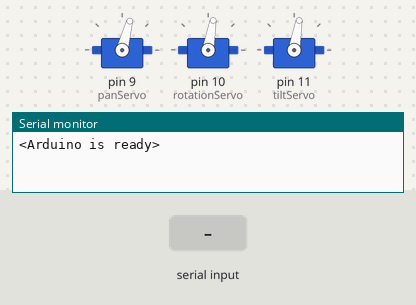
This sketch was run on a simulated Arduino Uno, built with avr-gcc and run on an emulated ATmega328P. Shown: 3 × servo, the last lines printed to the serial monitor. The test bench sets the inputs (shaded band).

Above: at 1.2 s.
1.3 s: "P90\n" received over Serial
At 2.2 s:
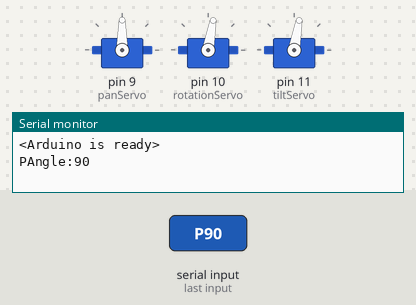
2.8 s: "R,45\n" received over Serial
At 3.4 s:
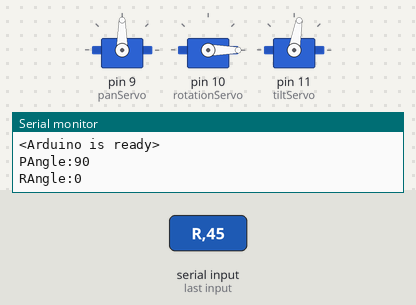
4.3 s: "T,45\n" received over Serial
At 5.5 s:
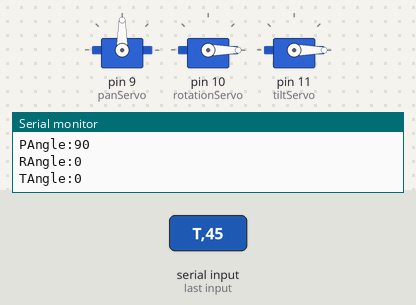
5.8 s: "P,45\n" received over Serial
At 6.8 s:
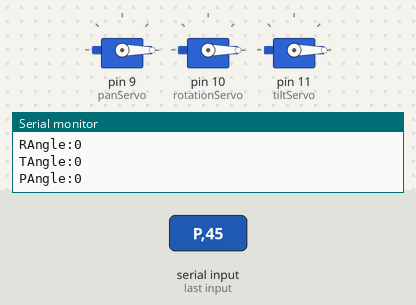
7.3 s: "R90\n" received over Serial
At 8.0 s:
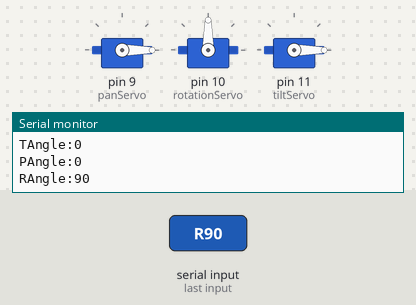
8.8 s: "T90\n" received over Serial
At 9.1 s:
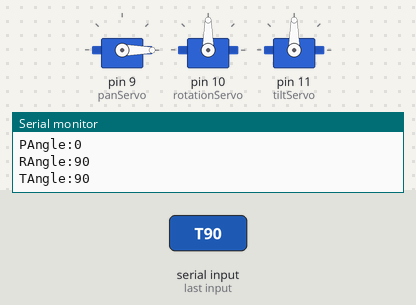
Timing chart, 0 to 11.3 s (numbered marks = the images above; inputs shaded):
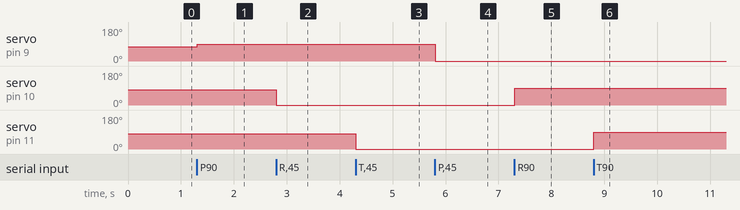

Measured:
- after the input at 1.3 s, servo on pin 9 (panServo): 75° → 90° at once
- after the input at 2.8 s, servo on pin 10 (rotationServo): 80° → 0° at once
- after the input at 4.3 s, servo on pin 11 (tiltServo): 80° → 0° at once
- after the input at 5.8 s, servo on pin 9 (panServo): 90° → 0° at once
- after the input at 7.3 s, servo on pin 10 (rotationServo): 0° → 90° at once
- after the input at 8.8 s, servo on pin 11 (tiltServo): 0° → 90° at once

The sketch:

Rpi_Servo_Control.ino
```cpp
//THIS WAS USED FOR THE DEMO LAST NIGHT
#include <Servo.h>
Servo panServo;
Servo rotationServo;
Servo tiltServo;

const byte numChars = 32;
String receivedChars;   // an array to store the received data
char targetServo;
bool gotTargetServo = false;
boolean newData = false;

void setup() {
    Serial.begin(9600);
    Serial.println("<Arduino is ready>");
    panServo.attach(9);
    rotationServo.attach(10);
    tiltServo.attach(11);

    panServo.write(75);
    rotationServo.write(80);
    tiltServo.write(80);
}

void loop() {
    recvWithEndMarker();
    showNewData();
}


void recvWithEndMarker() {
    static byte nextIndex = 0;
    char endMarker = '\n';
    char receivedChar;

    while (Serial.available() > 0 && newData == false) {
        receivedChar = Serial.read();
        if(!gotTargetServo)
        {
          targetServo = receivedChar;
          gotTargetServo=true;
        }
        else
        {
          if (receivedChar != endMarker)
          {
            receivedChars+= receivedChar;
            nextIndex++;
            if (nextIndex >= numChars) {
                nextIndex = numChars - 1;
            }
          }
          else
          {
            //receivedChars[nextIndex] = '\0'; // terminate the string
            nextIndex = 0;
            newData = true;
          }
        }
    }
}

void showNewData() {
    if (newData == true) {

        int servoAngle = receivedChars.toInt();
        if(targetServo == 'P')
        {
            panServo.write(servoAngle);
            Serial.print("P");
        }

        if(targetServo == 'R')
        {
             rotationServo.write(servoAngle);
             Serial.print("R");
        }

        if(targetServo == 'T')
        {
          if(servoAngle > 125)
          {
            servoAngle = 125;
          }
          tiltServo.write(servoAngle);
          Serial.print("T");
        }

        gotTargetServo=false;
        delay(45);
        Serial.print("Angle:");
        Serial.println(servoAngle);
        receivedChars = "";
        newData = false;
    }
}
```
